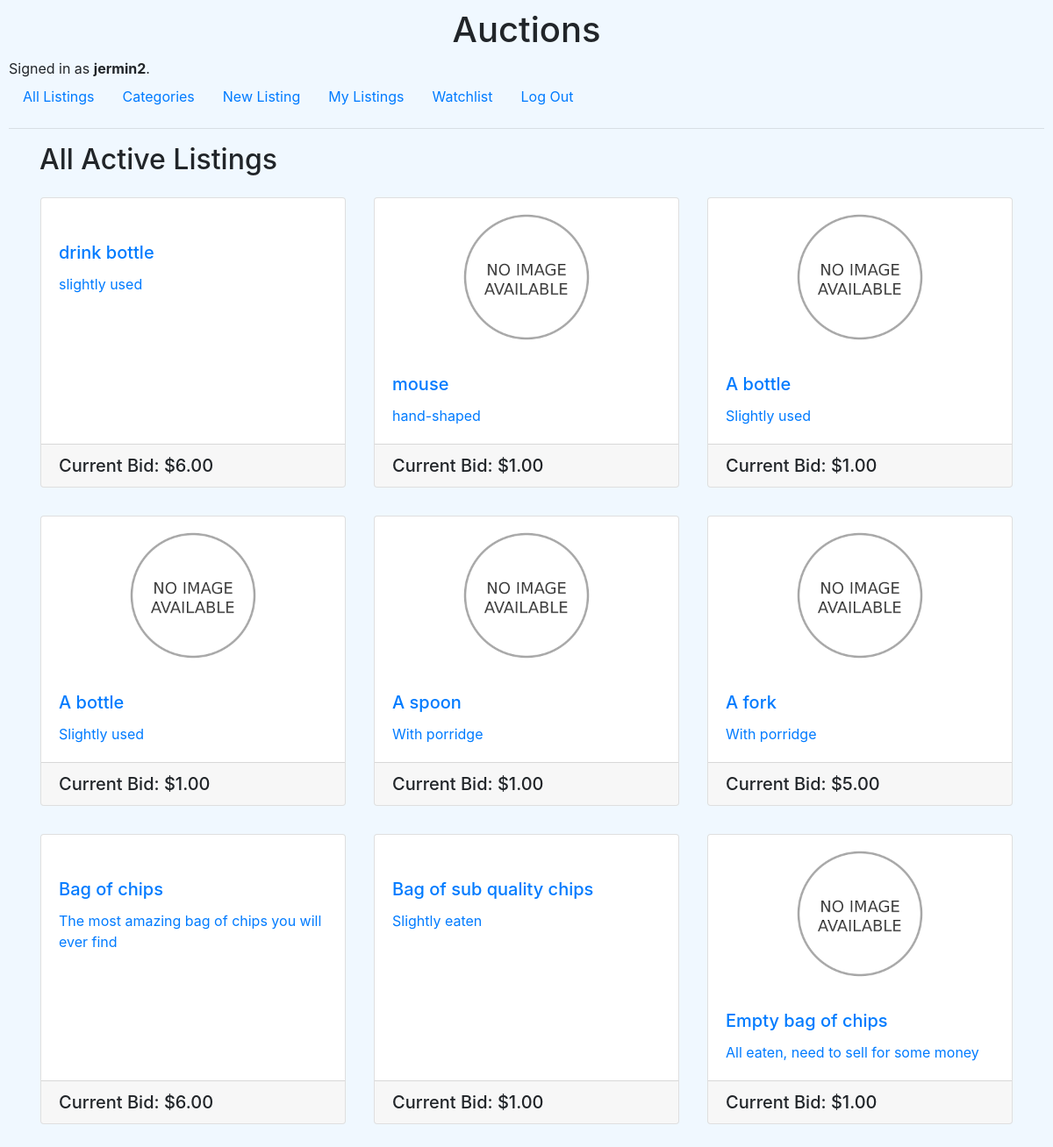
Screenshot of / (signed in) with the database file from the repository.
### auctions/models.py (models this page shows, shortened)
class User(AbstractUser):
    watchlist = models.ManyToManyField('Listing', blank=True, related_name="watchlists")
    pass

class Listing(models.Model):
    name = models.CharField(max_length=64)
    description = models.CharField(max_length=255)
    start_price = models.IntegerField(default=0)
    image = models.CharField(max_length=255)
    category = models.CharField(max_length=64)
    active = models.BooleanField(default=True)
    owner = models.ForeignKey(User, on_delete=models.CASCADE, related_name="listings")
    winner = models.ForeignKey(User, null=True, blank=True, on_delete=models.CASCADE, related_name="won")
    CATEGORIES = [
        ('arts', 'Arts'),
        ('electronics', 'Electronics'),
        ('farming', 'Farming'),
        ('fashion', 'Fashion'),
        ('home', 'Home'),
        ('sports', 'Sports'),
        ('toys', 'Toys'),
        ]
    category = models.CharField(max_length=64, choices=CATEGORIES)
    def current_price(self):
        if (self.bids.first() != None):
            return self.bids.first().price
        return self.start_price

class Bid(models.Model):
    price = models.IntegerField()
    user = models.ForeignKey(User, on_delete=models.CASCADE, related_name="bids")
    listing = models.ForeignKey(Listing, on_delete=models.CASCADE, related_name="bids")
    class Meta:
        ordering = ['-price']

### auctions/views.py (the view)
# urls.py: path("", views.index, name="index"),
def index(request):
    return render(request, "auctions/index.html", {
        "listings": Listing.objects.filter(active=True),
        "title": "All Active Listings"
    })

### auctions/templates/auctions/index.html (shortened to what this page needs)
{% extends "auctions/layout.html" %}
{% block body %}
    <div class="container">
        <h2>{{ title }}</h2>
        <div class="row row-cols-1 row-cols-md-3 g-4">
            {% for listing in listings %}
            <div class="col p-3">
                <div class="card h-100">
                    {% if listing.image %}
                    <img src="{{ listing.image }}" class="card-img-top" alt="">
                    {% else %}
                    <img src="static/auctions/noimage.png" class="card-img-top">
                    {% endif %}
                    <div class="card-body w-100">
                        <a href="{% url 'listing' listing.id %}" class="">
                            <h5 class="card-title">{{listing.name}}</h5>
                            <p class="card-text">{{listing.description}}</p>
                        </a>
                    </div>
                    <div class="card-footer w-100">
                        <h5 class="card-text">Current Bid: ${{listing.current_price}}.00</h5>
                    </div>
                </div>
            </div>
            {% empty %}
                <li>No Listings</li>
            {% endfor %}
        </div>
    </div>
{% endblock %}

### auctions/templates/auctions/layout.html (shortened to what this page needs)
{% load static %}
<!DOCTYPE html>
<html lang="en">
    <head>
        <link rel="stylesheet" href="https://stackpath.bootstrapcdn.com/bootstrap/4.4.1/css/bootstrap.min.css">
        <link href="{% static 'auctions/styles.css' %}" rel="stylesheet">
    </head>
    <body>
        <h1 class="text-center">Auctions</h1>
        <div>
            {% if user.is_authenticated %}
                Signed in as <strong>{{ user.username }}</strong>.
            {% else %}
                Not signed in.
            {% endif %}
        </div>
        <ul class="nav">
            <li class="nav-item">
                <a class="nav-link" href="{% url 'index' %}">All Listings</a>
            </li>
            <li class="nav-item">
                <a class="nav-link" href="{% url 'categories' %}">Categories</a>
            </li>
            {% if user.is_authenticated %}
                <li class="nav-item">
                    <a class="nav-link" href="{% url 'new' %}">New Listing</a>
                </li>
                <li class="nav-item">
                    <a class="nav-link" href="{% url 'listings' user.id %}">My Listings</a>
                </li>
                <li class="nav-item">
                    <a class="nav-link" href="{% url 'watchlist' %}">Watchlist</a>
                </li>
                <li class="nav-item">
                    <a class="nav-link" href="{% url 'logout' %}">Log Out</a>
                </li>
            {% endif %}
        </ul>
        <hr>
        {% block body %}
        {% endblock %}
    </body>
</html>

### auctions/static/auctions/styles.css (style rules this page uses)
body { padding: 10px; background-color:aliceblue }

### auctions/templates/auctions/index.html (style rules this page uses)
.card-img-top { max-width:150px; max-height:150px; margin: 15px; }
.card { align-items:center; align-content:center; }

### rows the page displays
User: username "jermin2"
Listing: name "drink bottle", description "slightly used", current_price "6"
Listing: name "mouse", description "hand-shaped", current_price "1"
Listing: name "A bottle", description "Slightly used", current_price "1"
Listing: name "A bottle", description "Slightly used", current_price "1"
Listing: name "A spoon", description "With porridge", current_price "1"
Listing: name "A fork", description "With porridge", current_price "5"
Listing: name "Bag of chips", description "The most amazing bag of chips you will ever find", current_price "6"
Listing: name "Bag of sub quality chips", description "Slightly eaten", current_price "1"
Listing: name "Empty bag of chips", description "All eaten, need to sell for some money", current_price "1"

### other values shown
{{ title }} "All Active Listings"
